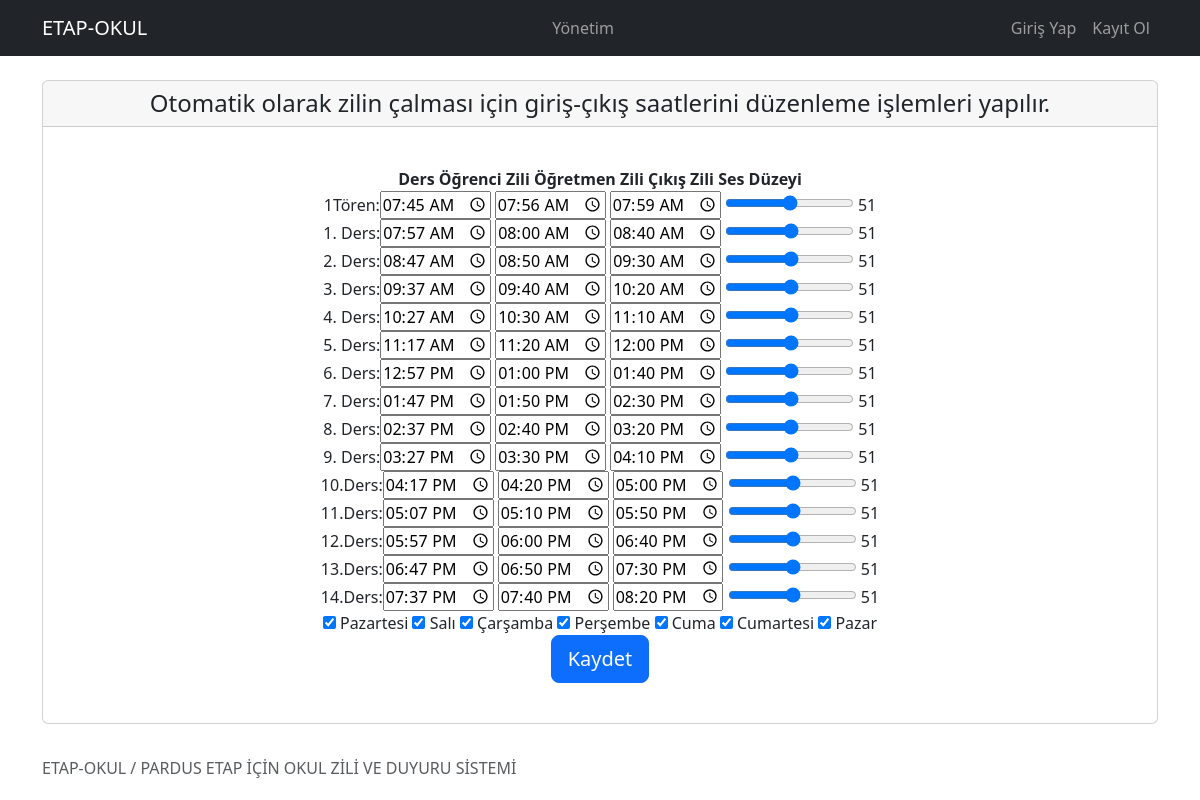
The app's page /saatler, older data.
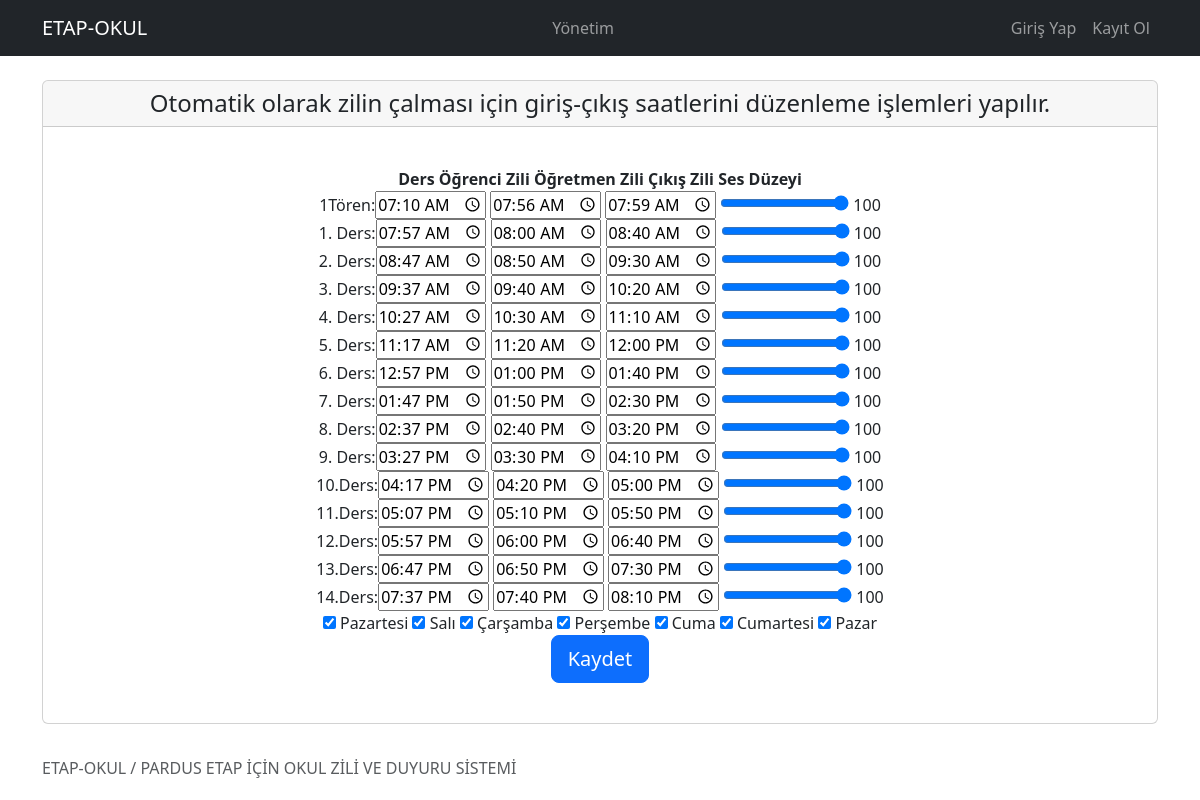
The same page, newer data.
### okulzili/models.py (models this page shows)
class SaatModel(models.Model):
    dersSaati=models.CharField(max_length=50,verbose_name="Ders Saati",null=False,blank=False,default="1. Ders")
    ogrenci=models.TimeField(verbose_name="Öğrenci Zili")
    ogretmen=models.TimeField(verbose_name="Öğretmen Zili")
    cikis=models.TimeField(verbose_name="Çıkış Zili")
    sesDuzeyi=models.IntegerField(verbose_name="Ses Düzeyi 0-100:",default=50)

### pages/views.py (the view, shortened to what this page needs)
# urls.py: path('saatler', views.saatler, name='saatler'),
def saatler(request):
    data = {
        "girisCikisSaatleri": SaatModel.objects.all()
    }
    return render(request, 'pages/saatler.html',data)

### templates/pages/saatler.html (shortened to what this page needs)
{% extends 'layout.html' %}
{% load static %}
{% block content %}
<div class="card" align="center">
  <h4 align="center" class="card-header">Otomatik olarak zilin çalması için giriş-çıkış saatlerini düzenleme işlemleri yapılır.</h4>
  <div class="card-body" align="center">
          <form action="{% url 'saatler' %}" method="POST">
          <div class="box-contents"><br>
              <b>Ders</b> <b>Öğrenci Zili</b> <b>Öğretmen Zili</b> <b>Çıkış Zili</b> <b>Ses Düzeyi</b><br>
              {% for kategori in girisCikisSaatleri %}
                <label for="ders"> {{ kategori.dersSaati }}:</label><input type="time" id="ogrenci{{ kategori.id }}" name="ogrenci{{ kategori.id }}" value="{{ kategori.ogrenci }}">
                <input type="time" id="ogretmen{{ kategori.id }}" name="ogretmen{{ kategori.id }}" value="{{ kategori.ogretmen }}">
                <input type="time" id="cikis{{ kategori.id }}" name="cikis{{ kategori.id }}" value="{{ kategori.cikis }}">
                <input type="range" id="sesseviyesi{{ kategori.id }}" name="sesseviyesi{{ kategori.id }}" min="0" max="100" value="{{ kategori.sesDuzeyi }}" oninput="this.nextElementSibling.value = this.value">
                <output>{{ kategori.sesDuzeyi }}</output><br>
                {% endfor %}
          </div>
          <div >
              <input type="checkbox" id="pazartesi" name="pazartesi" value="1" checked="True">
              <label for="gun1"> Pazartesi </label>
              <input type="checkbox" id="sali" name="sali" value="2" checked="True">
              <label for="gun2"> Salı </label>
              <input type="checkbox" id="carsamba" name="carsamba" value="3" checked="True">
              <label for="gun3"> Çarşamba </label>
              <input type="checkbox" id="persembe" name="persembe" value="4" checked="True">
              <label for="gun4"> Perşembe</label>
              <input type="checkbox" id="cuma" name="cuma" value="5" checked="True">
              <label for="gun5"> Cuma</label>
              <input type="checkbox" id="cumartesi" name="cumartesi" value="6" checked="True">
              <label for="gun6"> Cumartesi</label>
              <input type="checkbox" id="pazar" name="pazar" value="7" checked="True">
              <label for="gun7"> Pazar</label>
          </div>
        <button input type="submit" class="btn btn-primary btn-lg"">Kaydet</button>
    </form>
     </div><br>
  </div>
</div>
{% endblock %}

Row changes from the older to the newer data that the page shows:
changed SaatModel "1Tören": ogrenci "07:45" → "07:10"; sesDuzeyi "51" → "100"
changed SaatModel "1. Ders": sesDuzeyi "51" → "100"
changed SaatModel "2. Ders": sesDuzeyi "51" → "100"
changed SaatModel "3. Ders": sesDuzeyi "51" → "100"
changed SaatModel "4. Ders": sesDuzeyi "51" → "100"
changed SaatModel "5. Ders": sesDuzeyi "51" → "100"
changed SaatModel "6. Ders": sesDuzeyi "51" → "100"
changed SaatModel "7. Ders": sesDuzeyi "51" → "100"
changed SaatModel "8. Ders": sesDuzeyi "51" → "100"
changed SaatModel "9. Ders": sesDuzeyi "51" → "100"
changed SaatModel "10.Ders": sesDuzeyi "51" → "100"
changed SaatModel "11.Ders": sesDuzeyi "51" → "100"
changed SaatModel "12.Ders": sesDuzeyi "51" → "100"
changed SaatModel "13.Ders": sesDuzeyi "51" → "100"
changed SaatModel "14.Ders": cikis "20:20" → "20:10"; sesDuzeyi "51" → "100"
